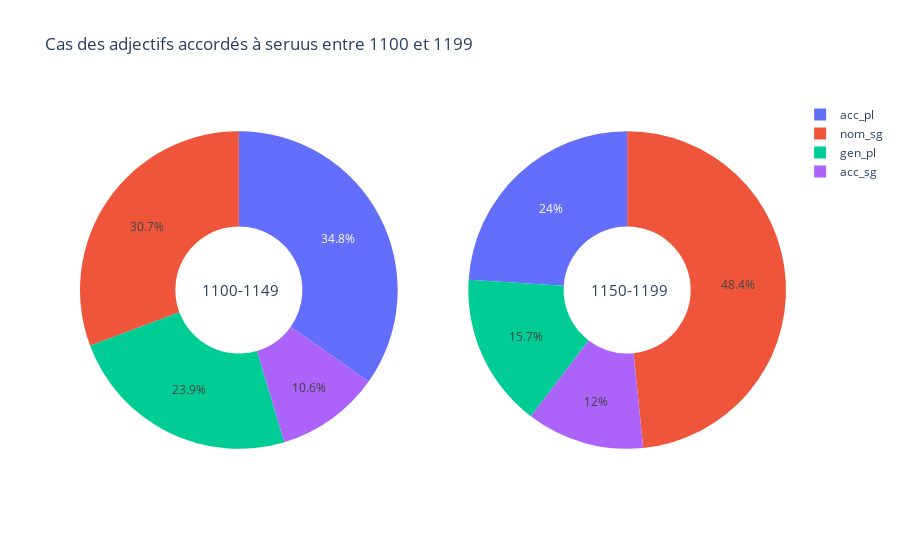

The notebook cell this image was saved under:
### Code cell
import plotly.graph_objects as go
from plotly.subplots import make_subplots

#labels=df_final_cas_800['Cas'].tolist()

fig = make_subplots(rows=1, cols=2, specs=[[{'type':'domain'}, {'type':'domain'}]])
fig.add_trace(go.Pie(labels=df_final_cas_1100["Cas"], values=df_final_cas_1100["Occ"], name="1100-1149"),
              1, 1)
fig.add_trace(go.Pie(labels=df_final_cas_1150['Cas'], values=df_final_cas_1150['Occ'], name="1150-1199"),
              1, 2)




fig.update_traces(hole=.4)

fig.update_layout(
    title_text="Cas des adjectifs accordés à seruus entre 1100 et 1199",
    annotations=[dict(text='1100-1149', x=0.17, y=0.5, font_size=15, showarrow=False),
                 dict(text='1150-1199', x=0.835, y=0.5, font_size=15, showarrow=False)])
    
fig.show()

### Figure 1 — Plotly figure (JSON) as saved in the notebook; plotly's stock layout.template omitted (floating-point values rounded to 4 significant figures)
{"data": [{"domain": {"x": [0, 0.45], "y": [0, 1]}, "hole": 0.4, "labels": ["acc_pl", "acc_sg", "gen_pl", "nom_sg"], "name": "1100-1149", "type": "pie", "values": [128, 39, 88, 113]}, {"domain": {"x": [0.55, 1], "y": [0, 1]}, "hole": 0.4, "labels": ["acc_pl", "acc_sg", "gen_pl", "nom_sg"], "name": "1150-1199", "type": "pie", "values": [52, 26, 34, 105]}], "layout": {"annotations": [{"font": {"size": 15}, "showarrow": false, "text": "1100-1149", "x": 0.17, "y": 0.5}, {"font": {"size": 15}, "showarrow": false, "text": "1150-1199", "x": 0.835, "y": 0.5}], "title": {"text": "Cas des adjectifs accordés à seruus entre 1100 et 1199"}}}
